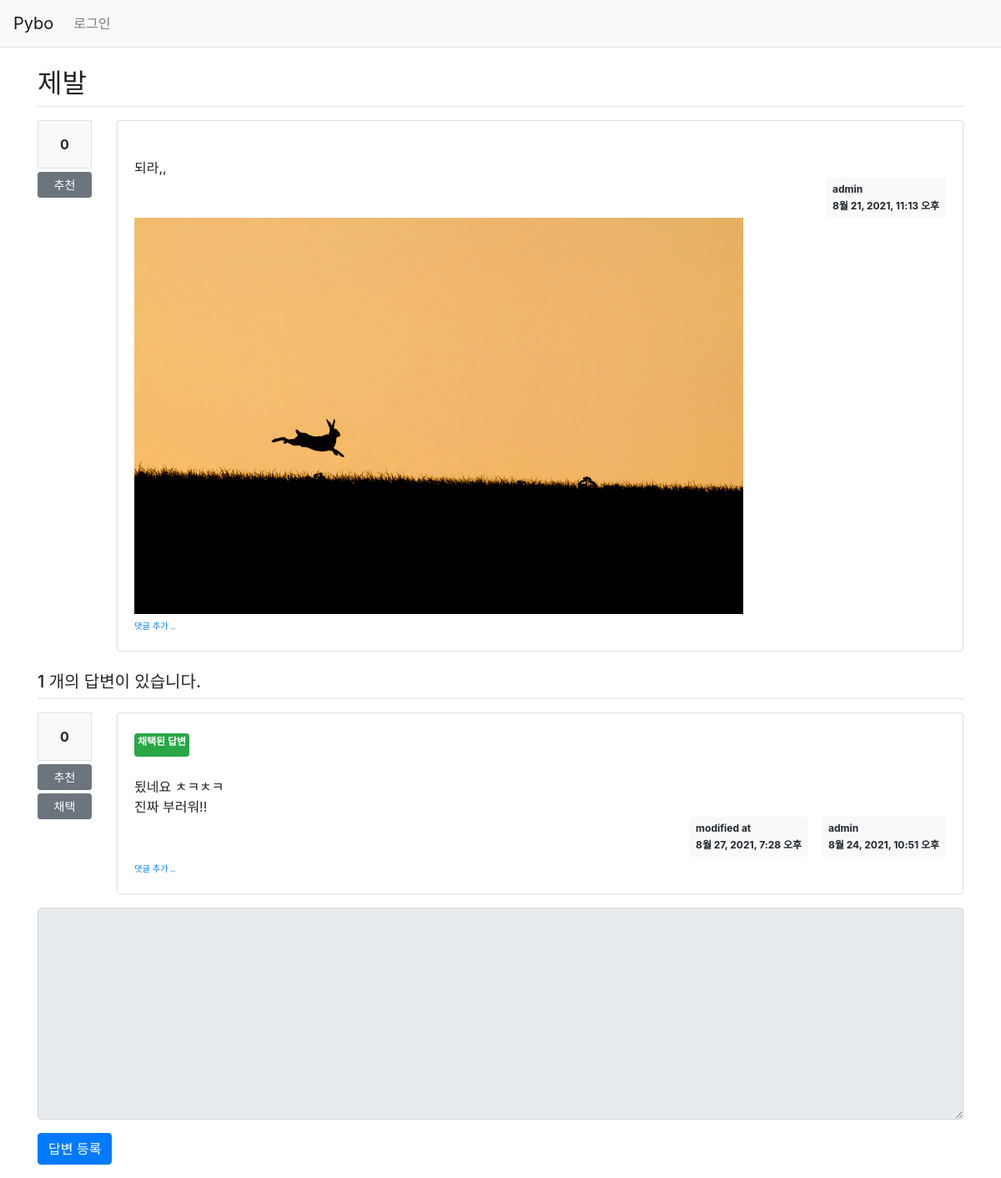
Page /pybo/308/ on the committed database.
### pybo/models.py (models this page shows, shortened)
class Question(models.Model):
    author = models.ForeignKey(User, on_delete=models.CASCADE, related_name='author_question')
    subject = models.CharField(max_length = 200)
    modify_date = models.DateTimeField(null=True, blank=True)
    content = models.TextField()
    create_date = models.DateTimeField()
    voter = models.ManyToManyField(User, related_name='voter_question')
    image = models.ImageField(blank=True, upload_to='Question_media')

class Answer(models.Model):
    author = models.ForeignKey(User, on_delete=models.CASCADE, related_name='author_answer')
    question = models.ForeignKey(Question, on_delete=models.CASCADE)
    accepted = models.BooleanField(default=False)
    modify_date = models.DateTimeField(null=True, blank=True)
    content = models.TextField()
    create_date = models.DateTimeField()
    voter = models.ManyToManyField(User, related_name='voter_answer')

### pybo/views/base_views.py (the view)
# urls.py: path('<int:question_id>/', base_views.detail, name='detail'),
def detail(request, question_id):
    question = get_object_or_404(Question, pk=question_id)
    context = {'question': question}
    return render(request, 'pybo/question_detail.html', context)

### templates/pybo/question_detail.html (shortened to what this page needs)
{% extends 'base.html' %}
{% block content %}
<div class="container my-3">
    <h2 class="border-bottom py-2"> {{ question.subject }} </h2>
    <div class="row my-3">
        <div class="col-1">
            <div class="bg-light text-center p-3 border font-weight-bolder mb-1">
                {{ question.voter.count }}
            </div>
            <a href="#" data-uri="{% url 'pybo:vote_question' question.id %}"
               class="recommend btn btn-sm btn-secondary btn-block my-1">추천</a>
        </div>
        <div class="col-11">
            <div class="card">
                <div class="card-body">
                    <div class="card-text" style="white-space: pre-line;">
                        {{ question.content }}
                    </div>
                    <div class="d-flex justify-content-end">
                        <div class="badge badge-light p-2 text-left">
                            <div class="mb-2">{{ question.author.username }}</div>
                            <div>{{question.create_date}}</div>
                        </div>
                    </div>
                    {% if question.image %}
                        <img src="{{ question.image.url }}" style="width: 75%; align: center;">
                    {% endif %}
                    <div>
                        <a href="{% url 'pybo:comment_create_question' question.id %}" class="small">
                            <small>댓글 추가 ..</small>
                        </a>
                    </div>
                </div>
            </div>
        </div>
    </div>
    <h5 class="border-bottom my-3 py-2">
        {{question.answer_set.count}} 개의 답변이 있습니다.
    </h5>
    {% for answer in question.answer_set.all %}
    <div class="row my-3">
        <div class="col-1">
            <div class="bg-light text-center p-3 border font-weight-bolder mb-1">
                {{ answer.voter.count }}
            </div>
            <a href="#" data-uri="{% url 'pybo:vote_answer' answer.id %}"
               class="recommend btn btn-sm btn-secondary btn-block my-1">추천</a>
            <a href="#" data-uri="{% url 'pybo:answer_accept' answer.id %}"
               class="accept btn btn-sm btn-secondary btn-block my-1">채택</a>
        </div>
        <div class="col-11">
            <div class="card">
                <div class="card-body">
                    {% if answer.accepted %}
                    <div class="badge badge-success p-1 text-center mx-0">
                        <div class="mb-2">채택된 답변</div>
                    </div>
                    {% endif %}
                    <div class="card-text" style="white-space: pre-line;">
                        {{ answer.content }}
                    </div>
                    <div class="d-flex justify-content-end">
                        {% if answer.modify_date %}
                        <div class="badge badge-light p-2 text-left mx-3">
                            <div class="mb-2">modified at</div>
                            <div>{{ answer.modify_date }}</div>
                        </div>
                        {% endif %}
                        <div class="badge badge-light p-2 text-left">
                            <div class="mb-2">{{ answer.author.username }}</div>
                            <div>{{ answer.create_date }}</div>
                        </div>
                    </div>
                    <div>
                        <a href="{% url 'pybo:comment_create_answer' answer.id %}" class="small"><small>댓글 추가 ..</small></a>
                    </div>
                </div>
            </div>
        </div>
    </div>
    {% endfor %}
    <form action="{% url 'pybo:answer_create' question.id %}" method = "post" class="my-3">
        <div class="form-group">
            <textarea name="content" id="content"
                      {% if not user.is_authenticated %} disabled {% endif %}
                      class="form-control" rows="10"></textarea>
        </div>
        <input type="submit" value="답변 등록" class="btn btn-primary">
    </form>
</div>
{% endblock %}

### rows in the picture
Question: subject "제발", voter.count "0", content "되라,,", author.username "admin", create_date "8월 21, 2021, 11:13 오후", image (picture), answer_set.count "1"
Answer: voter.count "0", accepted "채택된 답변", content "됬네요 ㅊㅋㅊㅋ 진짜 부러워!!", modify_date "8월 27, 2021, 7:28 오후", author.username "admin", create_date "8월 24, 2021, 10:51 오후"
